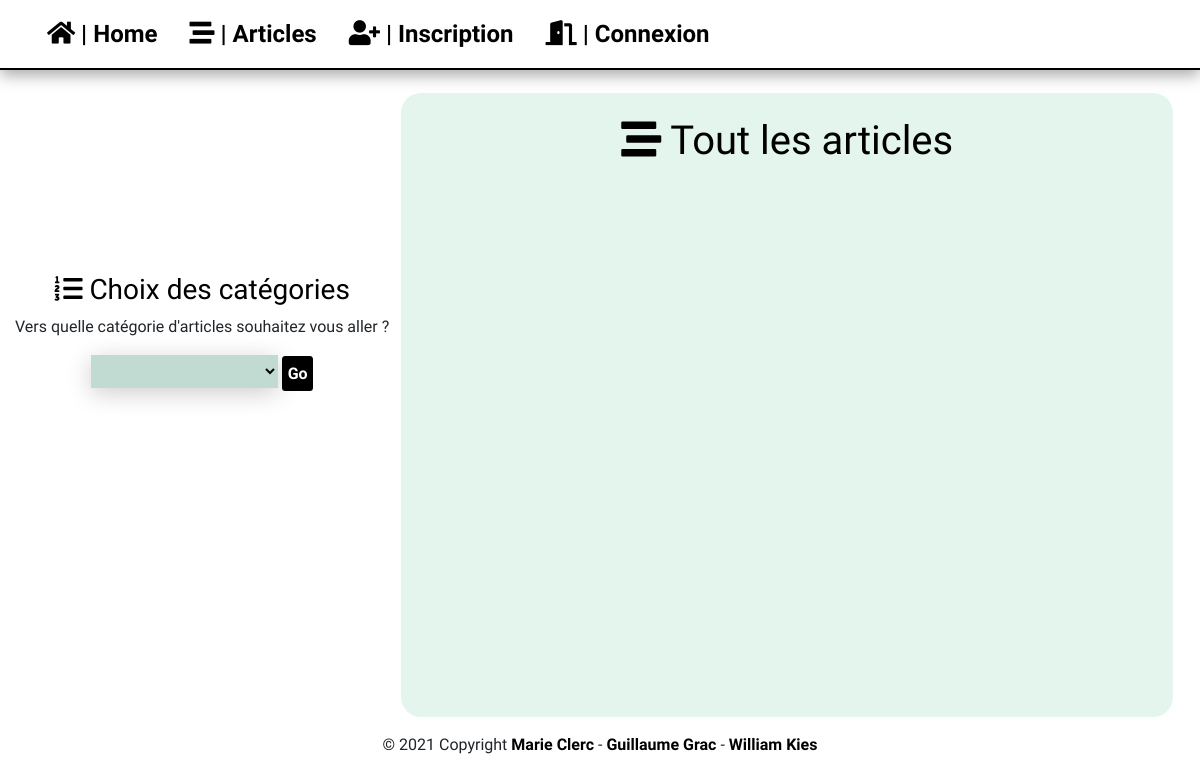
The page /templates/pages/articles.php on the database as committed earlier.
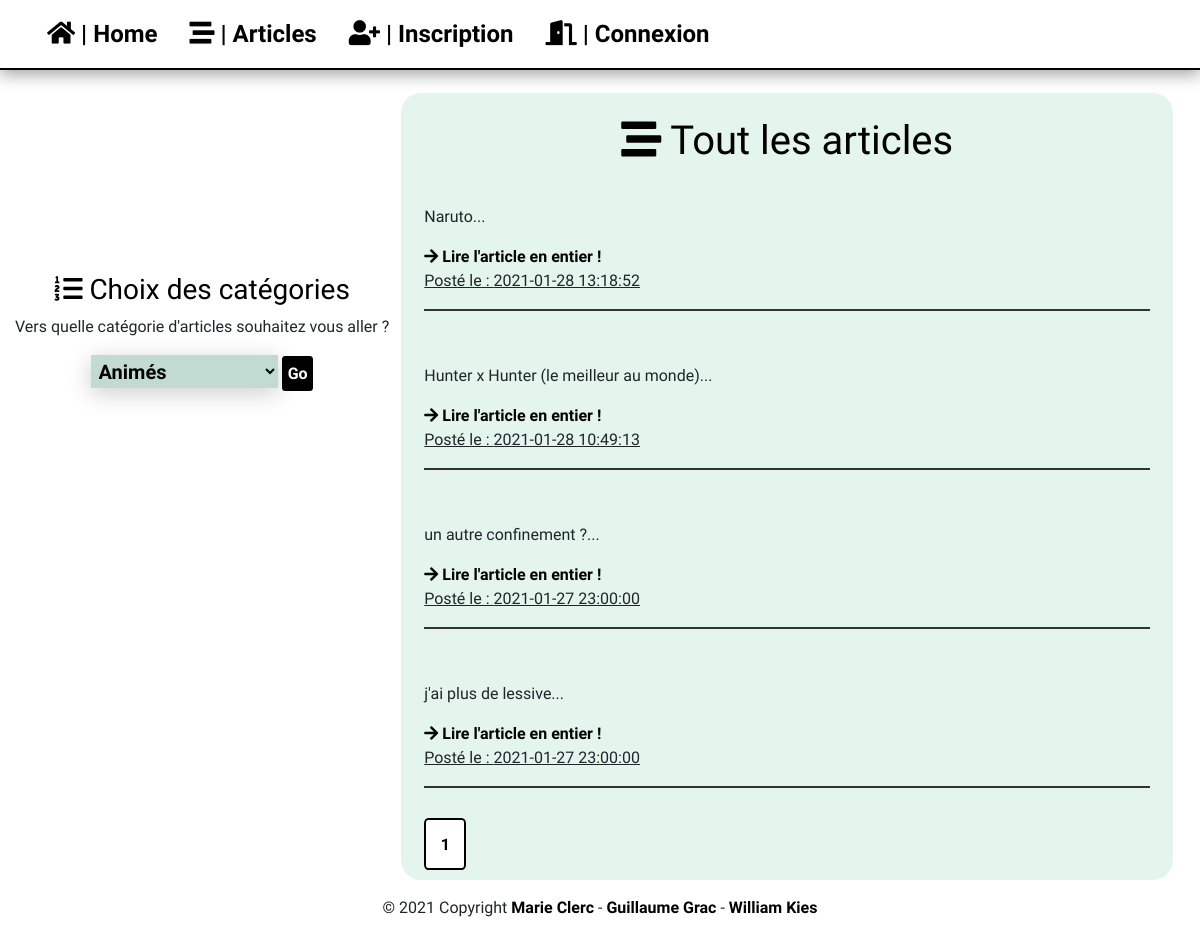
The same page on the database as committed later.
### tables this page shows
CREATE TABLE IF NOT EXISTS `articles` (
  `id` int(11) NOT NULL AUTO_INCREMENT,
  `article` text NOT NULL,
  `id_utilisateur` int(11) NOT NULL,
  `id_categorie` int(11) NOT NULL,
  `date` timestamp NOT NULL,
  PRIMARY KEY (`id`)
);

### libraries/autoload.php (called while the page is built, shortened)
<?php
spl_autoload_register(function ($className)
{
    $className = str_replace("\\", "/", $className);
});

### libraries/Database.php (called while the page is built)
<?php
class Database
{
    private static $instance = null;
    public static function getPdo(): PDO
    {
        if (self::$instance === null)
        {
            try
            {
                self::$instance = new PDO('mysql:host=localhost; dbname=blog', 'root', '', [
                    PDO::ATTR_ERRMODE => PDO::ERRMODE_EXCEPTION,
                    PDO::ATTR_DEFAULT_FETCH_MODE => PDO::FETCH_ASSOC
                ]);
            }
            catch (PDOException $e)
            {
                die("Erreur : " . $e -> getMessage());
            }
        }
        return self::$instance;
    }
}
?>

### libraries/Model.php (called while the page is built, shortened)
<?php
abstract class Model
{
    public function __construct()
    {
        $this -> pdo = Database::getPdo();
    }
}

### templates/pages/articles.php (the view, shortened to what this page needs)
<?php
require_once ('../../libraries/autoload.php');
require ('../../libraries/Articles.php');
?>
    <main>
        <article>
            <section class="container-fluid">
                <section class="main-cont">
                    <section class="categories">
                        <h3><i class="fas fa-list-ol"></i> Choix des catégories</h3>
                        <p>Vers quelle catégorie d'articles souhaitez vous aller ?</p>
                        <form action="articles.php" method="get">
                            <section class="box">
                                <select name="Choix">
                                    <?php
                                    $triCategorie = new Articles();
                                    $tab = $triCategorie ->getAllCategories();
                                    foreach ($tab as $value){
                                        echo '<option value="'.$value[1].'">' . $value[1] . '</option>';
                                    }
                                    ?>
                                </select>
                                <input class="valid" type="submit" name="search" value="Go">
                            </section>
                        </form>
                    </section>
                    <section class="article1">
                        <?php
                        if(isset($_GET['search'])){
                            $_GET['id'] = $value[0];
                            $affichage = $triCategorie->getChoix($_GET['Choix']);
                            foreach ($affichage as $value){
                                echo '<h2>' . $value[1] . '</h2>
                                   <p>' . substr($value[2],0,150) . '</p>
                                   <p> Posté le : ' . $value[5] . '</p>
                                   <i class="fas fa-arrow-right"></i> <a href="article.php?id=' . $value[0] . '"> Lire l\'article en entier !</a><hr>';
                            }
                        }
                        else{
                            echo '<h1><i class="fas fa-stream"></i> Tout les articles</h1><br>';
                            $affichageA = new Articles();
                            $affichageA ->pagesArticles();
                        }
                        ?>
                    </section>
                </section>
            </section>
        </article>
    </main>
<?php require("../layout.php");?>

### libraries/Articles.php (shortened to what this page needs)
<?php
require_once('Model.php');
class Articles extends Model{
    public function getAllCategories(){
        $sql = "SELECT * FROM categories";
        $result = $this->pdo-> prepare($sql);
        $result->execute();
        $i=0;
        while ($fetch = $result->fetch(PDO::FETCH_ASSOC)){
            $tab[$i][]=$fetch['id'];
            $tab[$i][]=$fetch['nom'];
            $i++;
        }
        return $tab;
    }
    public function pagesArticles(){
        $sql1 ="SELECT COUNT(id) as nbArt FROM articles";
        $query = $this->pdo-> prepare($sql1);
        $query->execute();
        $data = $query->fetch(PDO::FETCH_ASSOC);
        $nbArt = $data['nbArt'];
        $perPage = 5;
        $cPage =1;
        $nbPage = ceil($nbArt/$perPage);
        if(isset($_GET['p']) && $_GET['p']>0 && $_GET['p']<= $nbPage){
            $cPage = $_GET['p'];
        }
        else{
            $cPage =1;
        }
        $sql2 = "SELECT * FROM `articles` WHERE `date` ORDER BY date DESC LIMIT ".(($cPage-1)*$perPage).",$perPage";
        $query = $this->pdo-> prepare($sql2);
        $query->execute();
        $article = $query->fetchAll(PDO::FETCH_ASSOC);
        foreach($article as $articles) {
            echo '<h2>' . ucfirst($articles['titre']) . '</h2>
                  <p>' . substr($articles['article'], 0, 150) . '...</p>
                  <a href="article.php?id=' . $_GET['id'] . '"><i class="fas fa-arrow-right"></i> Lire l\'article en entier !</a>
                  <p><u> Posté le : ' . $articles['date'] . '</u></p><hr><br>';
        }
        for($i=1; $i<=$nbPage; $i++){
            if($i==$cPage){
                echo "<a class='nPagesA'>$i</a>";
            }
            else{
                echo " <a class='nPages' href=\"articles.php?p=$i\">$i</a>  ";
            }
        }
    }
}
?>

Rows that differ between the two databases and show on the page:
added articles: article "Naruto", date "2021-01-28 13:18:52"
added articles: article "Hunter x Hunter (le meilleur au monde)", date "2021-01-28 10:49:13"
added articles: article "un autre confinement ?", date "2021-01-27 23:00:00"
added articles: article "j'ai plus de lessive", date "2021-01-27 23:00:00"
Other text that changed with them:
form field Choix: (not shown) → "Animés"
new list line: "1"
